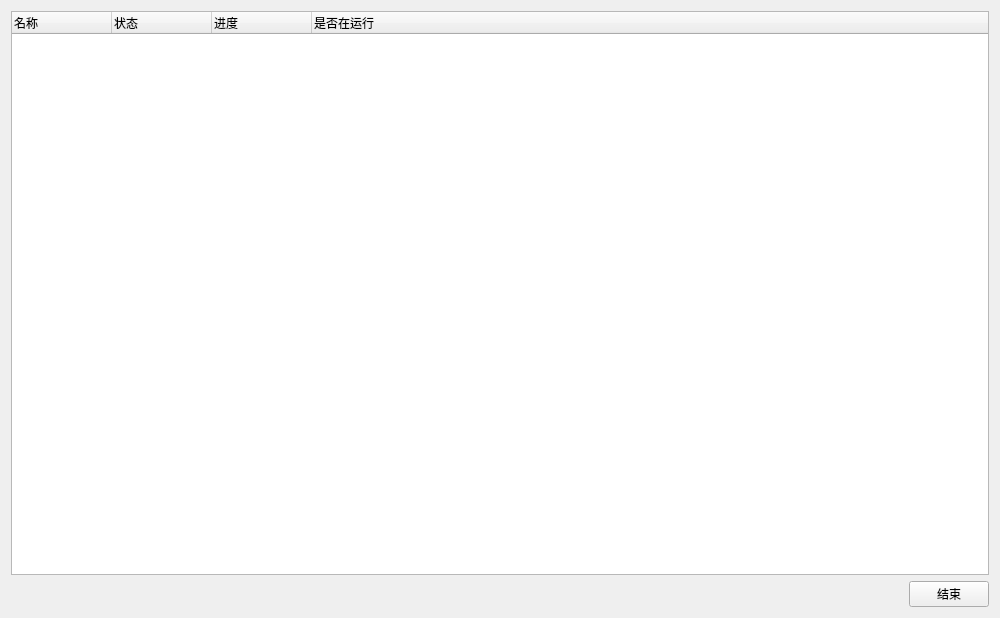
<?xml version="1.0" encoding="UTF-8"?>
<ui version="4.0">
 <class>TaskManager</class>
 <widget class="QWidget" name="TaskManager">
  <property name="geometry">
   <rect>
    <x>0</x>
    <y>0</y>
    <width>1000</width>
    <height>618</height>
   </rect>
  </property>
  <property name="windowTitle">
   <string>任务管理器</string>
  </property>
  <layout class="QGridLayout" name="gridLayout">
   <item row="1" column="0">
    <spacer name="horizontalSpacer">
     <property name="orientation">
      <enum>Qt::Horizontal</enum>
     </property>
     <property name="sizeHint" stdset="0">
      <size>
       <width>40</width>
       <height>20</height>
      </size>
     </property>
    </spacer>
   </item>
   <item row="1" column="1">
    <widget class="PushButton" name="pb_stop">
     <property name="text">
      <string>结束</string>
     </property>
    </widget>
   </item>
   <item row="0" column="0" colspan="2">
    <widget class="TreeWidget" name="tw_tasks">
     <property name="columnCount">
      <number>4</number>
     </property>
     <column>
      <property name="text">
       <string>名称</string>
      </property>
     </column>
     <column>
      <property name="text">
       <string>状态</string>
      </property>
     </column>
     <column>
      <property name="text">
       <string>进度</string>
      </property>
     </column>
     <column>
      <property name="text">
       <string>是否在运行</string>
      </property>
     </column>
    </widget>
   </item>
  </layout>
 </widget>
 <customwidgets>
  <customwidget>
   <class>PushButton</class>
   <extends>QPushButton</extends>
   <header>qfluentwidgets</header>
  </customwidget>
  <customwidget>
   <class>TreeWidget</class>
   <extends>QTreeWidget</extends>
   <header>qfluentwidgets</header>
  </customwidget>
 </customwidgets>
 <resources/>
 <connections/>
</ui>
